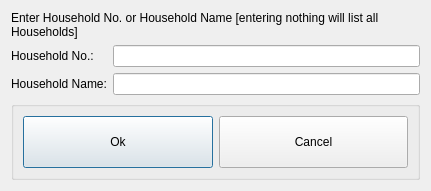
<?xml version="1.0" encoding="UTF-8"?>
<ui version="4.0">
 <class>FindHousehold</class>
 <widget class="QDialog" name="FindHousehold">
  <property name="geometry">
   <rect>
    <x>0</x>
    <y>0</y>
    <width>431</width>
    <height>191</height>
   </rect>
  </property>
  <property name="minimumSize">
   <size>
    <width>414</width>
    <height>160</height>
   </size>
  </property>
  <property name="windowTitle">
   <string>Find Household</string>
  </property>
  <layout class="QFormLayout" name="formLayout">
   <item row="0" column="0" colspan="2">
    <widget class="QLabel" name="label_3">
     <property name="text">
      <string>Enter Household No. or Household Name [entering nothing will list all Households]</string>
     </property>
     <property name="wordWrap">
      <bool>true</bool>
     </property>
    </widget>
   </item>
   <item row="1" column="0">
    <widget class="QLabel" name="label">
     <property name="text">
      <string>Household No.:</string>
     </property>
     <property name="buddy">
      <cstring>txtHouseholdNo</cstring>
     </property>
    </widget>
   </item>
   <item row="1" column="1">
    <widget class="QLineEdit" name="txtHouseholdNo"/>
   </item>
   <item row="2" column="0">
    <widget class="QLabel" name="label_2">
     <property name="text">
      <string>Household Name:</string>
     </property>
     <property name="buddy">
      <cstring>txtHouseholdName</cstring>
     </property>
    </widget>
   </item>
   <item row="2" column="1">
    <widget class="QLineEdit" name="txtHouseholdName"/>
   </item>
   <item row="3" column="0" colspan="2">
    <widget class="QGroupBox" name="groupBox">
     <property name="sizePolicy">
      <sizepolicy hsizetype="MinimumExpanding" vsizetype="MinimumExpanding">
       <horstretch>0</horstretch>
       <verstretch>0</verstretch>
      </sizepolicy>
     </property>
     <property name="title">
      <string/>
     </property>
     <layout class="QHBoxLayout" name="horizontalLayout">
      <item>
       <widget class="QPushButton" name="cmdOk">
        <property name="sizePolicy">
         <sizepolicy hsizetype="Minimum" vsizetype="Minimum">
          <horstretch>0</horstretch>
          <verstretch>0</verstretch>
         </sizepolicy>
        </property>
        <property name="text">
         <string>Ok</string>
        </property>
       </widget>
      </item>
      <item>
       <widget class="QPushButton" name="cmdCancel">
        <property name="sizePolicy">
         <sizepolicy hsizetype="Minimum" vsizetype="Minimum">
          <horstretch>0</horstretch>
          <verstretch>0</verstretch>
         </sizepolicy>
        </property>
        <property name="text">
         <string>Cancel</string>
        </property>
       </widget>
      </item>
     </layout>
    </widget>
   </item>
  </layout>
 </widget>
 <tabstops>
  <tabstop>txtHouseholdNo</tabstop>
  <tabstop>txtHouseholdName</tabstop>
 </tabstops>
 <resources/>
 <connections>
  <connection>
   <sender>cmdOk</sender>
   <signal>clicked()</signal>
   <receiver>FindHousehold</receiver>
   <slot>findHousehold()</slot>
   <hints>
    <hint type="sourcelabel">
     <x>121</x>
     <y>154</y>
    </hint>
    <hint type="destinationlabel">
     <x>18</x>
     <y>184</y>
    </hint>
   </hints>
  </connection>
  <connection>
   <sender>cmdCancel</sender>
   <signal>clicked()</signal>
   <receiver>FindHousehold</receiver>
   <slot>mdiClose()</slot>
   <hints>
    <hint type="sourcelabel">
     <x>306</x>
     <y>155</y>
    </hint>
    <hint type="destinationlabel">
     <x>375</x>
     <y>183</y>
    </hint>
   </hints>
  </connection>
 </connections>
 <slots>
  <slot>findHousehold()</slot>
  <slot>mdiClose()</slot>
 </slots>
</ui>
